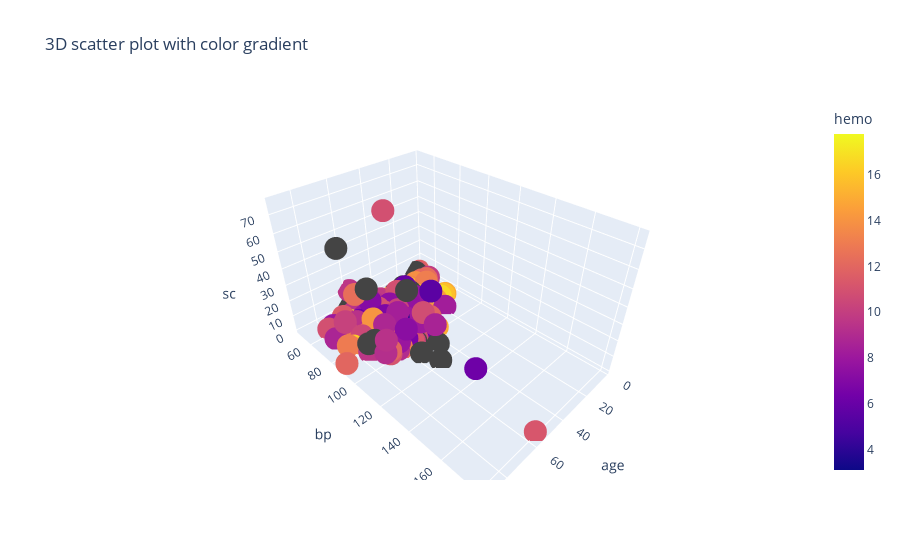

Notebook code cell kept with this figure:
### Code cell
fig=px.scatter_3d(df,x='age',y='bp',z='sc',color='hemo',title='3D scatter plot with color gradient')
fig.show()

### Figure 1 — Plotly figure (JSON) as saved in the notebook; plotly's stock layout.template omitted (floating-point values rounded to 4 significant figures; data arrays with more than 128 entries replaced by an {"elided": "..."} marker saying what was removed)
{"data": [{"hovertemplate": "age=%{x}<br>bp=%{y}<br>sc=%{z}<br>hemo=%{marker.color}<extra></extra>", "legendgroup": "", "marker": {"color": {"elided": "400 float values"}, "coloraxis": "coloraxis", "symbol": "circle"}, "mode": "markers", "name": "", "scene": "scene", "showlegend": false, "type": "scatter3d", "x": {"elided": "400 int values"}, "y": {"elided": "400 int values"}, "z": {"elided": "400 float values"}}], "layout": {"coloraxis": {"colorbar": {"title": {"text": "hemo"}}, "colorscale": [[0, "#0d0887"], [0.1111, "#46039f"], [0.2222, "#7201a8"], [0.3333, "#9c179e"], [0.4444, "#bd3786"], [0.5556, "#d8576b"], [0.6667, "#ed7953"], [0.7778, "#fb9f3a"], [0.8889, "#fdca26"], [1, "#f0f921"]]}, "legend": {"tracegroupgap": 0}, "scene": {"domain": {"x": [0, 1], "y": [0, 1]}, "xaxis": {"title": {"text": "age"}}, "yaxis": {"title": {"text": "bp"}}, "zaxis": {"title": {"text": "sc"}}}, "title": {"text": "3D scatter plot with color gradient"}}}
